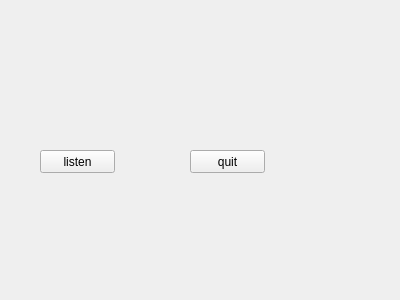
<?xml version="1.0" encoding="UTF-8"?>
<ui version="4.0">
 <class>Widget</class>
 <widget class="QWidget" name="Widget">
  <property name="geometry">
   <rect>
    <x>0</x>
    <y>0</y>
    <width>400</width>
    <height>300</height>
   </rect>
  </property>
  <property name="windowTitle">
   <string>Widget</string>
  </property>
  <widget class="QPushButton" name="pushButton_listen">
   <property name="geometry">
    <rect>
     <x>40</x>
     <y>150</y>
     <width>75</width>
     <height>23</height>
    </rect>
   </property>
   <property name="text">
    <string>listen</string>
   </property>
  </widget>
  <widget class="QPushButton" name="pushButton_quit">
   <property name="geometry">
    <rect>
     <x>190</x>
     <y>150</y>
     <width>75</width>
     <height>23</height>
    </rect>
   </property>
   <property name="text">
    <string>quit</string>
   </property>
  </widget>
 </widget>
 <layoutdefault spacing="6" margin="11"/>
 <resources/>
 <connections/>
</ui>
